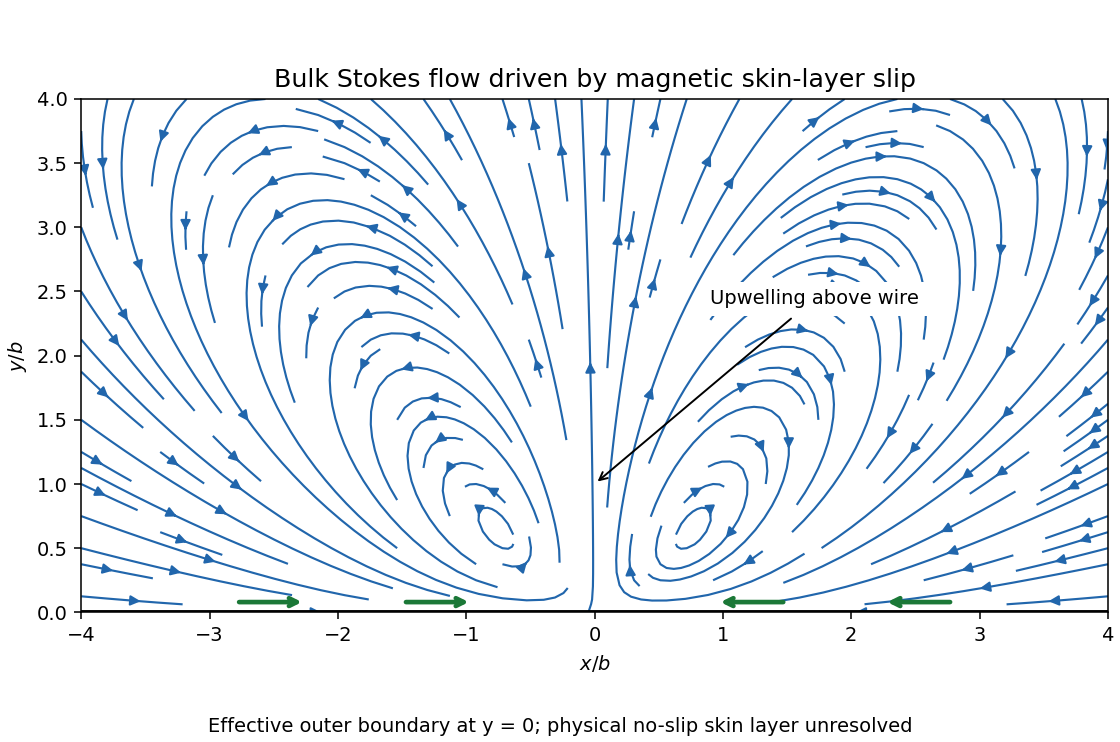

Write the Python code that produced this figure.
"""Magnetic skin-layer bulk-slip illustration; Python 3.14, NumPy/Matplotlib.

Writes only paper-36-streamlines.png in the caller's current directory.
The supplied MPLCONFIGDIR is respected. The pictured bulk solution omits
an asymptotically thin physical no-slip skin layer.
"""
import matplotlib
matplotlib.use('Agg')
import matplotlib.pyplot as plt
import numpy as np

x = np.linspace(-4, 4, 501)
y = np.linspace(0, 4, 251)
xx, yy = np.meshgrid(x, y)
z = xx + 1j * yy
w = z + 1j
f = 1 / (4 * w**3) - 1j / (8 * w**2)
fp = -3 / (4 * w**4) + 1j / (4 * w**3)
u = f.real + yy * (1j * fp).real
v = -yy * fp.real
fig, ax = plt.subplots(figsize=(8, 5.3), facecolor='white', layout='constrained')
ax.set_facecolor('white')
ax.streamplot(x, y, u, v, color='#2166ac', density=(1.35, 1.1),
              linewidth=1.1, arrowsize=1.05, minlength=0.06)
ax.axhline(0, color='black', lw=2)
for start, end in [(-2.8, -2.25), (-1.5, -0.95), (2.8, 2.25), (1.5, 0.95)]:
    ax.annotate('', xy=(end, 0.08), xytext=(start, 0.08),
                arrowprops=dict(arrowstyle='->', color='#1b7837', lw=2.4))
ax.annotate('Upwelling above wire', xy=(0, 1.0), xytext=(0.9, 2.4),
            arrowprops=dict(arrowstyle='->', color='black'), fontsize=10,
            bbox=dict(facecolor='white', edgecolor='none', alpha=1))
ax.set(xlim=(-4, 4), ylim=(0, 4), xlabel=r'$x/b$', ylabel=r'$y/b$')
ax.set_aspect('equal')
ax.set_title('Bulk Stokes flow driven by magnetic skin-layer slip', fontsize=13)
fig.supxlabel('Effective outer boundary at y = 0; physical no-slip skin layer unresolved', fontsize=10)
fig.savefig('paper-36-streamlines.png', dpi=140, facecolor='white', transparent=False)
plt.close(fig)
